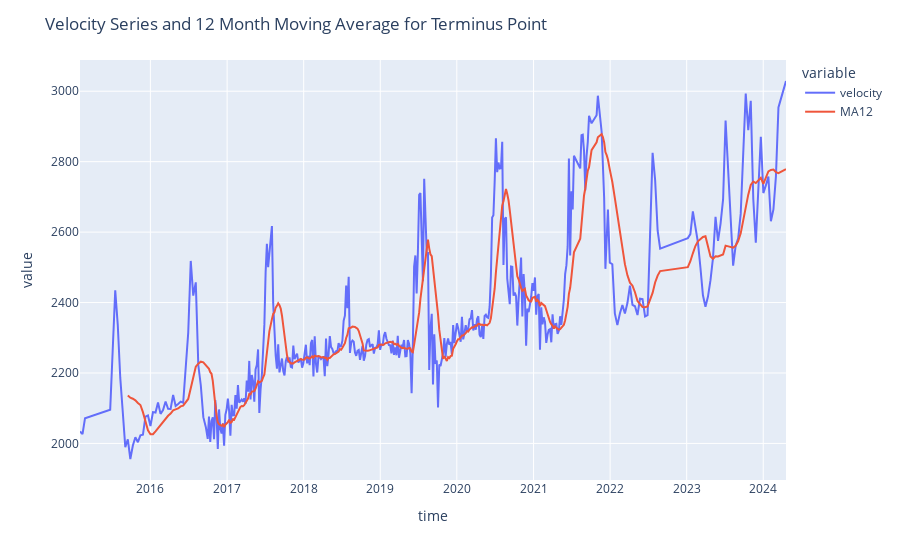

Notebook code for this chart:
### Markdown cell above
Create a monthly rolling average of the data to plot with the velocity data.

### Code cell
# create 12 month moving average
df.rename(columns={'VelocitySeries': 'velocity'}, inplace=True)
df['MA12'] = df['velocity'].rolling(12).mean()

# plot the data and monthly average
fig = px.line(df, x="time", y=["velocity", "MA12"])
fig.update_layout(title='Velocity Series and 12 Month Moving Average for ' + point_name.capitalize() + ' Point')
fig.write_image('../figures/' + point_name + '_12m_moving_avg.png')
fig.show()

### Figure 1 — Plotly figure (JSON) as saved in the notebook; plotly's stock layout.template omitted (floating-point values rounded to 4 significant figures; data arrays with more than 128 entries replaced by an {"elided": "..."} marker saying what was removed)
{"data": [{"hovertemplate": "variable=velocity<br>time=%{x}<br>value=%{y}<extra></extra>", "legendgroup": "velocity", "line": {"color": "#636efa", "dash": "solid"}, "marker": {"symbol": "circle"}, "mode": "lines", "name": "velocity", "orientation": "v", "showlegend": true, "type": "scatter", "x": {"elided": "405 str values"}, "xaxis": "x", "y": {"elided": "405 float values"}, "yaxis": "y"}, {"hovertemplate": "variable=MA12<br>time=%{x}<br>value=%{y}<extra></extra>", "legendgroup": "MA12", "line": {"color": "#EF553B", "dash": "solid"}, "marker": {"symbol": "circle"}, "mode": "lines", "name": "MA12", "orientation": "v", "showlegend": true, "type": "scatter", "x": {"elided": "405 str values"}, "xaxis": "x", "y": {"elided": "405 float values"}, "yaxis": "y"}], "layout": {"legend": {"title": {"text": "variable"}, "tracegroupgap": 0}, "margin": {"t": 60}, "title": {"text": "Velocity Series and 12 Month Moving Average for Terminus Point"}, "xaxis": {"anchor": "y", "domain": [0, 1], "title": {"text": "time"}}, "yaxis": {"anchor": "x", "domain": [0, 1], "title": {"text": "value"}}}}
